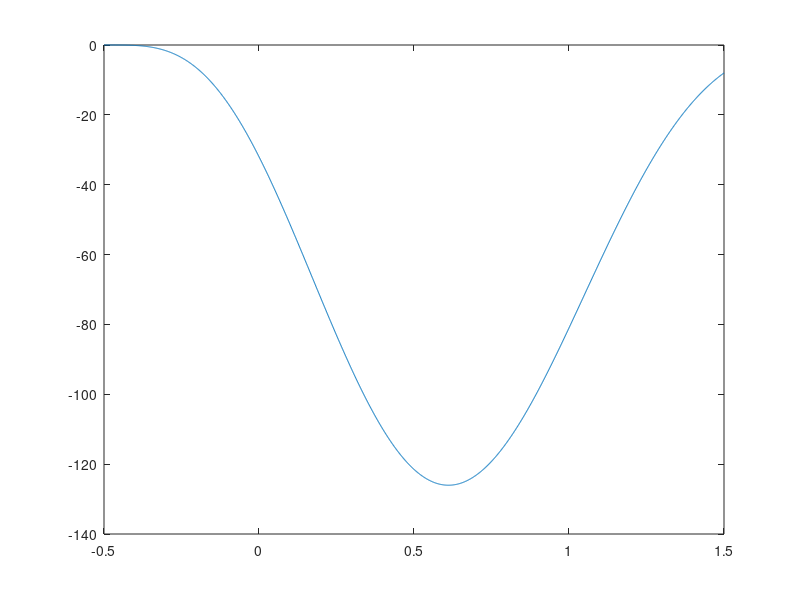

This chart was generated by the following MATLAB code:
clc
x = -0.5 : 0.001 : 1.5;


y = (x - 2).^5 .* (2*x + 1).^4;


plot(x, y);

[x1, y1] = fminbnd(inline("(x - 2).^5 .* (2*x + 1).^4"), -0.5, 20.0)